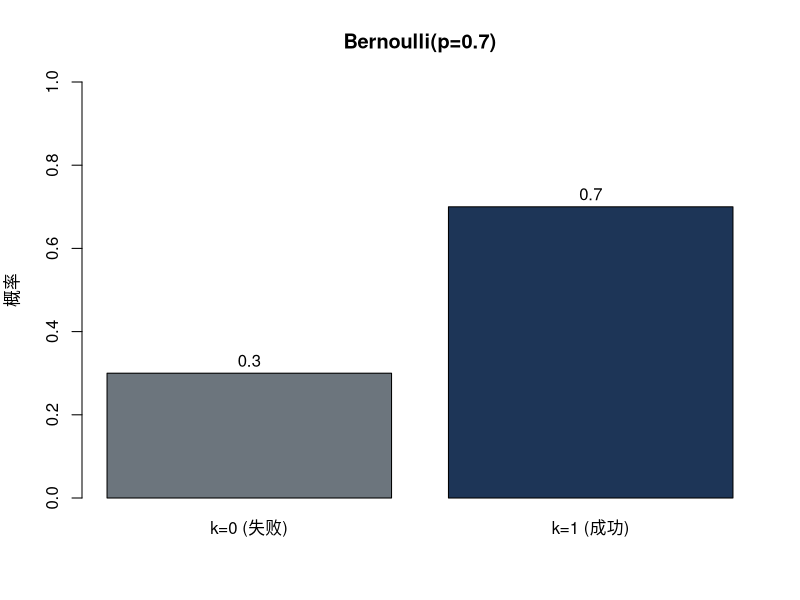
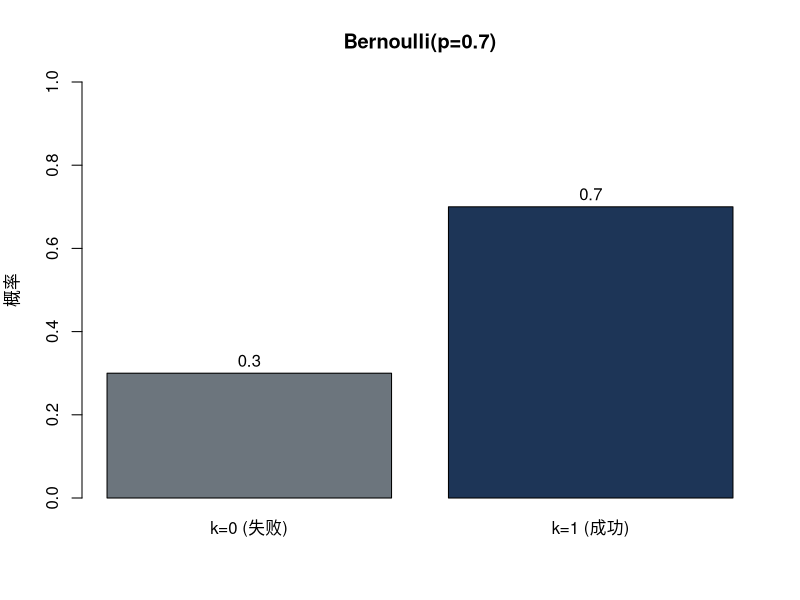
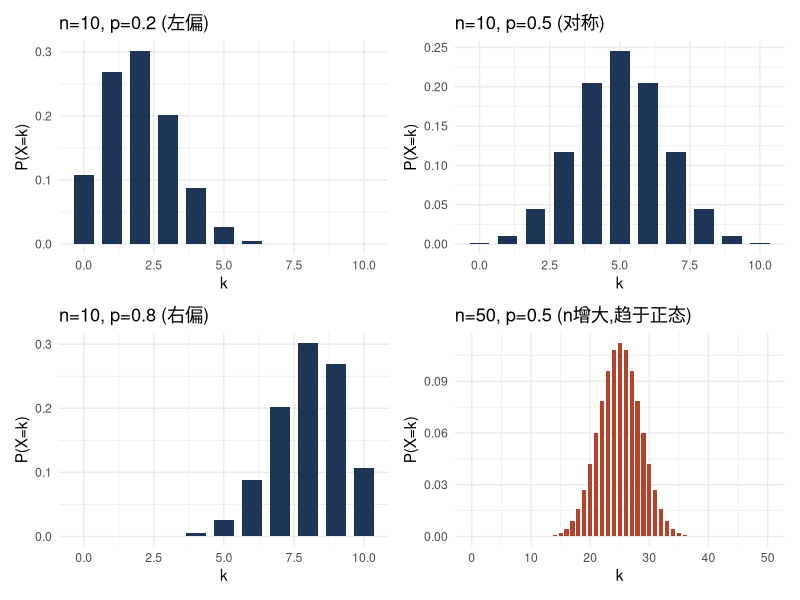
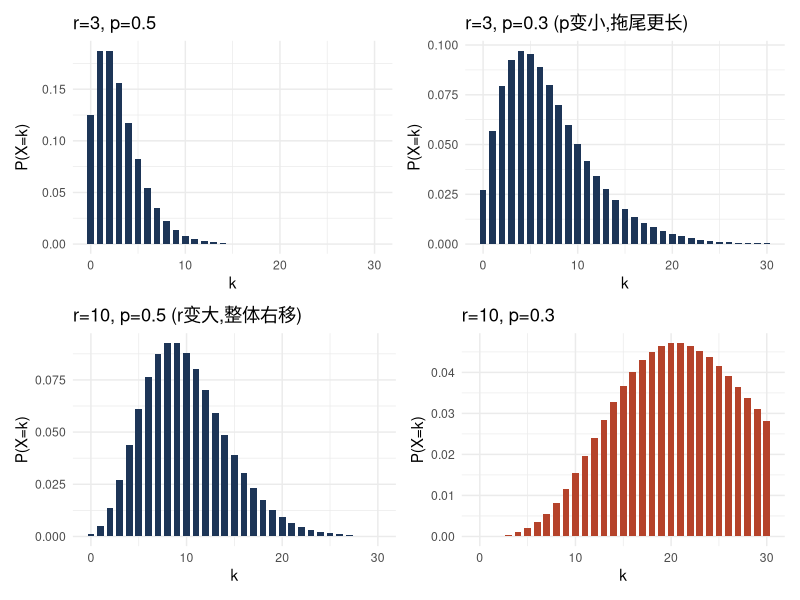
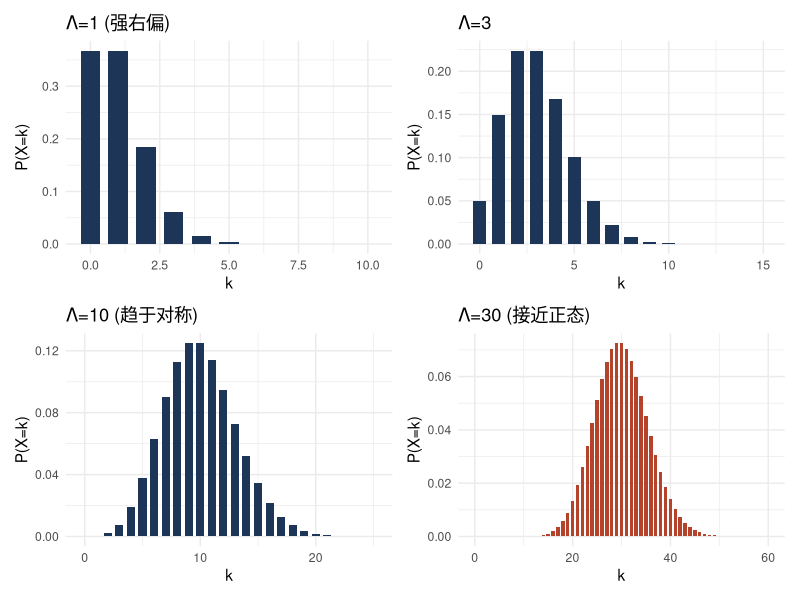
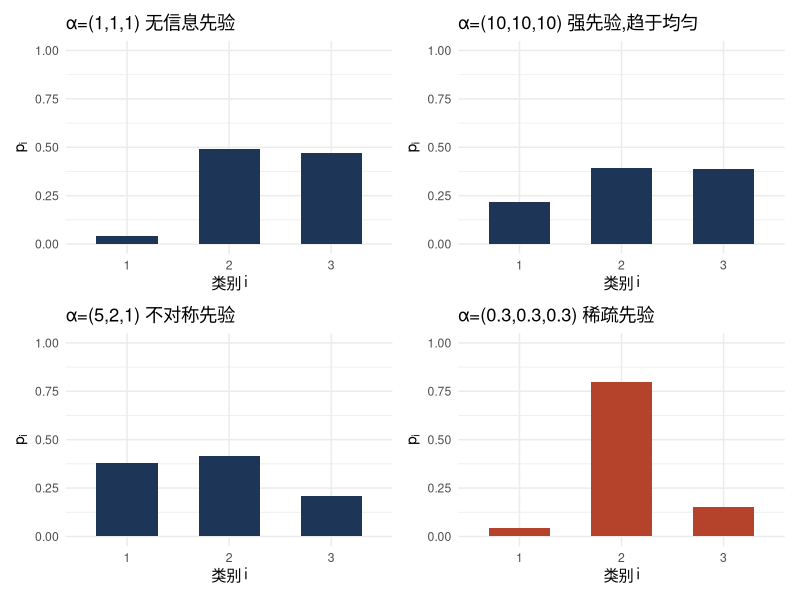
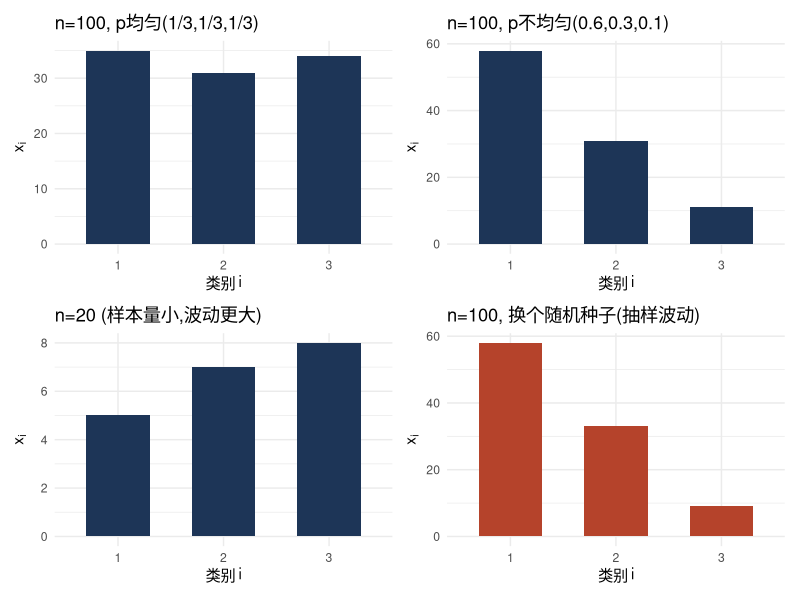
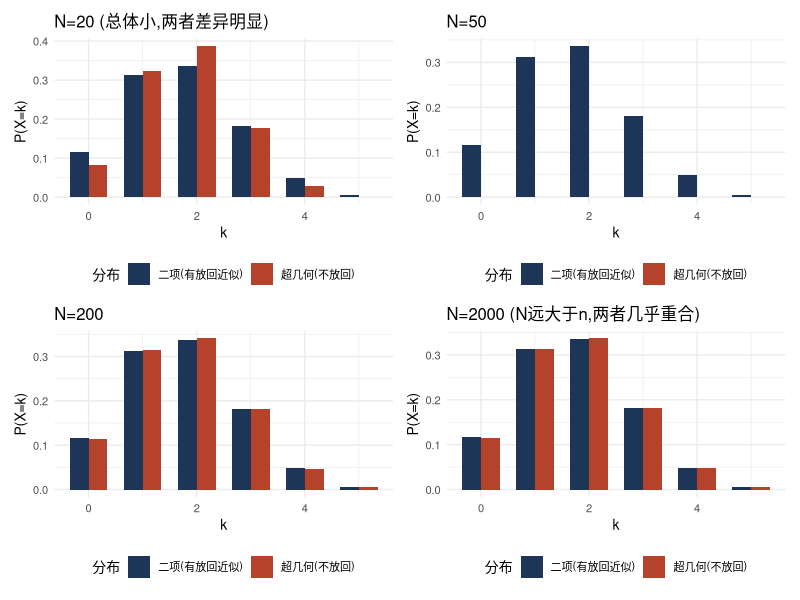

Write the R code that produced these figures, in order.
## ---- chunk 1
p1=dbinom(5,10,1/2)*.1 
p2=dbinom(5,10,1/4)*.9 
(post=p1/(p1+p2) )
## ---- chunk 2
#| label: fig-bernoulli
#| fig-cap: "Bernoulli(p=0.7) 分布：只有两个取值，k=0 和 k=1"
#| fig-alt: "柱状图,显示Bernoulli分布在p=0.7时的两根柱子,k=0高度0.3,k=1高度0.7"

p <- 0.7
x <- c(0, 1)
probs <- dbinom(x, size = 1, prob = p)  # Bernoulli 就是 size=1 的二项分布

barplot(probs, names.arg = c("k=0 (失败)", "k=1 (成功)"),
        col = c("#6C757D", "#1D3557"),
        ylim = c(0, 1),
        main = paste0("Bernoulli(p=", p, ")"),
        ylab = "概率")
text(x = c(0.7, 1.9), y = probs + 0.03, labels = round(probs, 2))
## ---- chunk 3
p <- 0.7
x <- c(0, 1)
probs <- dbinom(x, size = 1, prob = p)  # Bernoulli 就是 size=1 的二项分布

barplot(probs, names.arg = c("k=0 (失败)", "k=1 (成功)"),
        col = c("#6C757D", "#1D3557"),
        ylim = c(0, 1),
        main = paste0("Bernoulli(p=", p, ")"),
        ylab = "概率")
text(x = c(0.7, 1.9), y = probs + 0.03, labels = round(probs, 2))
## ---- chunk 4
#| label: fig-binomial-shapes
#| fig-cap: "二项分布的四种代表性形状：n、p 不同,分布的偏态和集中程度也不同"
#| fig-alt: "四宫格图,分别展示n=10不同p值下的左偏/对称/右偏分布,以及n=50时分布趋近正态的效果"
#| fig-width: 9
#| fig-height: 7

library(ggplot2)
library(patchwork)

make_binom_plot <- function(n, p, title) {
  df <- data.frame(x = 0:n, prob = dbinom(0:n, n, p))
  ggplot(df, aes(x = x, y = prob)) +
    geom_col(fill = "#1D3557", width = 0.7) +
    labs(title = title, x = "k", y = "P(X=k)") +
    theme_minimal(base_size = 11)
}

p1 <- make_binom_plot(10, 0.2, "n=10, p=0.2 (左偏)")
p2 <- make_binom_plot(10, 0.5, "n=10, p=0.5 (对称)")
p3 <- make_binom_plot(10, 0.8, "n=10, p=0.8 (右偏)")
p4 <- make_binom_plot(50, 0.5, "n=50, p=0.5 (n增大,趋于正态)") +
  geom_col(fill = "#B5432B", width = 0.7)

(p1 | p2) / (p3 | p4)   # patchwork 的排版语法: | 左右拼, / 上下拼
## ---- chunk 5
#| label: fig-negbinom-shapes
#| fig-cap: "负二项分布的形状随 r 和 p 变化"
#| fig-alt: "四宫格图,展示不同r、p组合下负二项分布的形状差异"
#| fig-width: 9
#| fig-height: 7

library(ggplot2)
library(patchwork)

make_negbinom_plot <- function(r, p, title, kmax = 30) {
  df <- data.frame(x = 0:kmax, prob = dnbinom(0:kmax, size = r, prob = p))
  ggplot(df, aes(x = x, y = prob)) +
    geom_col(fill = "#1D3557", width = 0.7) +
    labs(title = title, x = "k", y = "P(X=k)") +
    theme_minimal(base_size = 11)
}

p1 <- make_negbinom_plot(3, 0.5, "r=3, p=0.5")
p2 <- make_negbinom_plot(3, 0.3, "r=3, p=0.3 (p变小,拖尾更长)")
p3 <- make_negbinom_plot(10, 0.5, "r=10, p=0.5 (r变大,整体右移)")
p4 <- make_negbinom_plot(10, 0.3, "r=10, p=0.3") +
  geom_col(fill = "#B5432B", width = 0.7)

(p1 | p2) / (p3 | p4)
## ---- chunk 6
#| label: fig-poisson-shapes
#| fig-cap: "Poisson 分布的形状随 Λ 变化：Λ 越大,分布越向右移、越接近对称"
#| fig-alt: "四宫格图,展示不同Lambda值下Poisson分布从右偏到近似对称的形状变化"
#| fig-width: 9
#| fig-height: 7

library(ggplot2)
library(patchwork)

make_pois_plot <- function(lambda, title, kmax) {
  df <- data.frame(x = 0:kmax, prob = dpois(0:kmax, lambda = lambda))
  ggplot(df, aes(x = x, y = prob)) +
    geom_col(fill = "#1D3557", width = 0.7) +
    labs(title = title, x = "k", y = "P(X=k)") +
    theme_minimal(base_size = 11)
}

p1 <- make_pois_plot(1, "Λ=1 (强右偏)", kmax = 10)
p2 <- make_pois_plot(3, "Λ=3", kmax = 15)
p3 <- make_pois_plot(10, "Λ=10 (趋于对称)", kmax = 25)
p4 <- make_pois_plot(30, "Λ=30 (接近正态)", kmax = 60) +
  geom_col(fill = "#B5432B", width = 0.7)

(p1 | p2) / (p3 | p4)
## ---- chunk 7
#| label: fig-dirichlet-samples
#| fig-cap: "Dirichlet(α) 先验的抽样示例：α 的大小和相对比例,决定了类别概率p的分布形态"
#| fig-alt: "四宫格图,展示不同alpha参数下从Dirichlet分布抽样得到的类别概率条形图"
#| fig-width: 9
#| fig-height: 7

library(ggplot2)
library(patchwork)

# base R 没有内置 rdirichlet，用 rgamma 手写（标准做法，不依赖额外包）
rdirichlet_manual <- function(n, alpha) {
  k <- length(alpha)
  samples <- matrix(rgamma(n * k, shape = alpha, rate = 1), ncol = k, byrow = TRUE)
  samples / rowSums(samples)
}

make_dirichlet_plot <- function(alpha, title, seed = 1) {
  set.seed(seed)
  p <- rdirichlet_manual(1, alpha)
  df <- data.frame(category = factor(seq_along(alpha)), prob = as.vector(p))
  ggplot(df, aes(x = category, y = prob)) +
    geom_col(fill = "#1D3557", width = 0.6) +
    ylim(0, 1) +
    labs(title = title, x = "类别 i", y = expression(p[i])) +
    theme_minimal(base_size = 11)
}

p1 <- make_dirichlet_plot(c(1,1,1), "α=(1,1,1) 无信息先验")
p2 <- make_dirichlet_plot(c(10,10,10), "α=(10,10,10) 强先验,趋于均匀")
p3 <- make_dirichlet_plot(c(5,2,1), "α=(5,2,1) 不对称先验")
p4 <- make_dirichlet_plot(c(0.3,0.3,0.3), "α=(0.3,0.3,0.3) 稀疏先验") +
  geom_col(fill = "#B5432B", width = 0.6)

(p1 | p2) / (p3 | p4)
## ---- chunk 8
#| label: fig-multinomial-samples
#| fig-cap: "多项分布抽样示例：固定 n,不同 p 组合下各类别的实际计数"
#| fig-alt: "四宫格图,展示相同试验次数n下不同概率向量p产生的各类别计数条形图"
#| fig-width: 9
#| fig-height: 7

library(ggplot2)
library(patchwork)

make_multi_plot <- function(n, p, title, seed = 1) {
  set.seed(seed)
  x <- as.vector(rmultinom(1, size = n, prob = p))
  df <- data.frame(category = factor(seq_along(p)), count = x)
  ggplot(df, aes(x = category, y = count)) +
    geom_col(fill = "#1D3557", width = 0.6) +
    labs(title = title, x = "类别 i", y = expression(x[i])) +
    theme_minimal(base_size = 11)
}

p1 <- make_multi_plot(100, c(1/3,1/3,1/3), "n=100, p均匀(1/3,1/3,1/3)")
p2 <- make_multi_plot(100, c(0.6,0.3,0.1), "n=100, p不均匀(0.6,0.3,0.1)")
p3 <- make_multi_plot(20,  c(1/3,1/3,1/3), "n=20 (样本量小,波动更大)")
p4 <- make_multi_plot(100, c(0.6,0.3,0.1), "n=100, 换个随机种子(抽样波动)", seed = 7) +
  geom_col(fill = "#B5432B", width = 0.6)

(p1 | p2) / (p3 | p4)

## ---- chunk 9
#| label: fig-hypergeom-vs-binom
#| fig-cap: "超几何分布 vs 二项分布：当 N 远大于 n 时(不放回抽样接近有放回抽样),两者趋于一致"
#| fig-alt: "四宫格图,对比超几何分布和二项分布在总体规模N不同时的形状差异,展示N增大时两者趋同的效果"
#| fig-width: 9
#| fig-height: 7

library(ggplot2)
library(patchwork)

# 注意 R 的 dhyper(x, m, n, k) 参数名和书中记号不同:
#   m = K (总体中具有特征的个数), n = N-K (不具有特征的个数), k = 抽取次数(书中的n)
make_compare_plot <- function(N, K, ndraw, title) {
  x <- 0:ndraw
  df <- data.frame(
    x = rep(x, 2),
    prob = c(dhyper(x, m = K, n = N - K, k = ndraw),
             dbinom(x, size = ndraw, prob = K / N)),
    分布 = rep(c("超几何(不放回)", "二项(有放回近似)"), each = length(x))
  )
  ggplot(df, aes(x = x, y = prob, fill = 分布)) +
    geom_col(position = "dodge", width = 0.7) +
    scale_fill_manual(values = c("#1D3557", "#B5432B")) +
    labs(title = title, x = "k", y = "P(X=k)") +
    theme_minimal(base_size = 10) +
    theme(legend.position = "bottom")
}

p1 <- make_compare_plot(N = 20,  K = 7, ndraw = 5, "N=20 (总体小,两者差异明显)")
p2 <- make_compare_plot(N = 50,  K = 17.5, ndraw = 5, "N=50")
p3 <- make_compare_plot(N = 200, K = 70, ndraw = 5, "N=200")
p4 <- make_compare_plot(N = 2000, K = 700, ndraw = 5, "N=2000 (N远大于n,两者几乎重合)")

(p1 | p2) / (p3 | p4)
## ---- chunk 10
#| label: fig-geometric-shapes
#| fig-cap: "几何分布的形状随 p 变化：p 越小,需要等待的试验次数越长、拖尾越长"
#| fig-alt: "四宫格图,展示不同成功概率p下几何分布从快速衰减到长尾拖延的形状变化"
#| fig-width: 9
#| fig-height: 7

library(ggplot2)
library(patchwork)

# 注意: R的dgeom(x,prob)中x是"失败次数"(0,1,2,...)
# 书中的k是"总试验次数"(1,2,3,...), 换算关系: 书中k = R的x + 1
make_geom_plot <- function(p, title, kmax) {
  k <- 1:kmax                      # 书中的 k(总试验次数)
  probs <- dgeom(k - 1, prob = p)  # 转换成 R 的 x = k - 1(失败次数)再调用
  df <- data.frame(k = k, prob = probs)
  ggplot(df, aes(x = k, y = prob)) +
    geom_col(fill = "#1D3557", width = 0.7) +
    labs(title = title, x = "k (总试验次数)", y = "P(K=k)") +
    theme_minimal(base_size = 11)
}

p1 <- make_geom_plot(0.7, "p=0.7 (成功率高,很快结束)", kmax = 10)
p2 <- make_geom_plot(0.5, "p=0.5", kmax = 15)
p3 <- make_geom_plot(0.3, "p=0.3", kmax = 20)
p4 <- make_geom_plot(0.1, "p=0.1 (成功率低,长尾拖延)", kmax = 40) +
  geom_col(fill = "#B5432B", width = 0.7)

(p1 | p2) / (p3 | p4)
## ---- chunk 11
#| label: fig-normal-normal-update
#| fig-cap: "正态-正态共轭更新(情况a):方差已知,随n增大,后验分布如何从先验逐步收缩、逼近真实均值"
#| fig-alt: "四宫格图,展示样本量n从0到50时,均值mu的后验分布逐渐变窄并向真实值靠拢的过程"
#| fig-width: 9
#| fig-height: 7

library(ggplot2)
library(patchwork)

set.seed(1)
true_mu <- 5
sigma_sq <- 4                       # 已知的观测方差
mu0 <- 0; sigma0_sq <- 100          # 先验很弱(方差大=不确定)
x_all <- rnorm(50, mean = true_mu, sd = sqrt(sigma_sq))

make_posterior_plot <- function(n, title) {
  if (n == 0) {
    post_mean <- mu0; post_var <- sigma0_sq
  } else {
    x <- x_all[1:n]
    post_var <- 1 / (1/sigma0_sq + n/sigma_sq)
    post_mean <- post_var * (mu0/sigma0_sq + sum(x)/sigma_sq)
  }
  grid <- seq(-10, 15, length.out = 300)
  df <- data.frame(mu = grid, density = dnorm(grid, post_mean, sqrt(post_var)))
  ggplot(df, aes(x = mu, y = density)) +
    geom_line(color = "#1D3557", linewidth = 1) +
    geom_vline(xintercept = true_mu, linetype = "dashed", color = "#B5432B") +
    labs(title = title, x = expression(mu), y = "后验密度") +
    theme_minimal(base_size = 11)
}

p1 <- make_posterior_plot(0,  "n=0 (只有先验,很平坦)")
p2 <- make_posterior_plot(3,  "n=3 (少量数据,开始收缩)")
p3 <- make_posterior_plot(10, "n=10 (更集中,更靠近真值)")
p4 <- make_posterior_plot(50, "n=50 (高度集中于真值附近)")

(p1 | p2) / (p3 | p4)
## ---- chunk 12
#| label: fig-gamma-shapes
#| fig-cap: "Gamma分布的形状随 α(形状参数)、β(速率参数)变化"
#| fig-alt: "四宫格图,展示不同alpha和beta参数组合下Gamma分布从指数型衰减到类正态峰形的形状变化"
#| fig-width: 9
#| fig-height: 7

library(ggplot2)
library(patchwork)

make_gamma_plot <- function(alpha, beta, title, xmax) {
  x <- seq(0.001, xmax, length.out = 300)
  df <- data.frame(x = x, density = dgamma(x, shape = alpha, rate = beta))
  ggplot(df, aes(x = x, y = density)) +
    geom_area(fill = "#1D3557", alpha = 0.7) +
    geom_line(color = "#1D3557", linewidth = 0.8) +
    labs(title = title, x = "x", y = "f(x)") +
    theme_minimal(base_size = 11)
}

p1 <- make_gamma_plot(1, 1, "α=1, β=1 (退化为指数分布)", xmax = 6)
p2 <- make_gamma_plot(2, 1, "α=2, β=1 (开始出现峰形)", xmax = 8)
p3 <- make_gamma_plot(5, 1, "α=5, β=1 (更对称,类似正态)", xmax = 15)
p4 <- make_gamma_plot(5, 2, "α=5, β=2 (β增大,整体左移变窄)", xmax = 10) +
  geom_area(fill = "#B5432B", alpha = 0.7) + geom_line(color = "#B5432B", linewidth = 0.8)

(p1 | p2) / (p3 | p4)
## ---- chunk 13
#| label: fig-exponential-shapes
#| fig-cap: "指数分布的形状随速率 Λ 变化：Λ 越大,概率质量越快衰减、越集中在小x附近"
#| fig-alt: "四宫格图,展示不同速率参数Lambda下指数分布从快速衰减到缓慢拖尾的形状变化"
#| fig-width: 9
#| fig-height: 7

library(ggplot2)
library(patchwork)

make_exp_plot <- function(lambda, title, xmax) {
  x <- seq(0, xmax, length.out = 300)
  df <- data.frame(x = x, density = dexp(x, rate = lambda))
  ggplot(df, aes(x = x, y = density)) +
    geom_area(fill = "#1D3557", alpha = 0.7) +
    geom_line(color = "#1D3557", linewidth = 0.8) +
    labs(title = title, x = "x", y = "f(x)") +
    theme_minimal(base_size = 11)
}

p1 <- make_exp_plot(2,   "Λ=2 (快速衰减)", xmax = 4)
p2 <- make_exp_plot(1,   "Λ=1", xmax = 6)
p3 <- make_exp_plot(0.5, "Λ=0.5", xmax = 10)
p4 <- make_exp_plot(0.2, "Λ=0.2 (缓慢拖尾)", xmax = 20) +
  geom_area(fill = "#B5432B", alpha = 0.7) + geom_line(color = "#B5432B", linewidth = 0.8)

(p1 | p2) / (p3 | p4)
## ---- chunk 14
#| label: fig-invgamma-shapes
#| fig-cap: "逆Gamma分布的形状随 α、β 变化：常用作方差参数的共轭先验,注意它的重尾特性"
#| fig-alt: "四宫格图,展示不同alpha和beta参数组合下逆Gamma分布的形状差异,体现其右侧重尾特性"
#| fig-width: 9
#| fig-height: 7

library(ggplot2)
library(patchwork)

# base R 没有内置 dinvgamma，手写(标准做法：Y~Gamma, X=1/Y 变换)
dinvgamma <- function(x, alpha, beta) {
  beta^alpha / gamma(alpha) * x^(-alpha - 1) * exp(-beta / x)
}

make_invgamma_plot <- function(alpha, beta, title, xmax) {
  x <- seq(0.01, xmax, length.out = 300)
  df <- data.frame(x = x, density = dinvgamma(x, alpha, beta))
  ggplot(df, aes(x = x, y = density)) +
    geom_area(fill = "#1D3557", alpha = 0.7) +
    geom_line(color = "#1D3557", linewidth = 0.8) +
    labs(title = title, x = "x", y = "f(x)") +
    theme_minimal(base_size = 11)
}

p1 <- make_invgamma_plot(2, 1, "α=2, β=1", xmax = 5)
p2 <- make_invgamma_plot(2, 3, "α=2, β=3 (β增大,整体右移)", xmax = 8)
p3 <- make_invgamma_plot(5, 3, "α=5, β=3 (α增大,峰更集中)", xmax = 5)
p4 <- make_invgamma_plot(1, 1, "α=1, β=1 (α小,重尾更明显)", xmax = 10) +
  geom_area(fill = "#B5432B", alpha = 0.7) + geom_line(color = "#B5432B", linewidth = 0.8)

(p1 | p2) / (p3 | p4)
## ---- chunk 15
#| label: fig-beta-shapes
#| fig-cap: "Beta分布的形状随 α、β 变化：这是本书前面几乎所有比例类参数的共轭先验"
#| fig-alt: "四宫格图,展示不同alpha和beta参数组合下Beta分布从均匀到左偏、右偏、U形的形状变化"
#| fig-width: 9
#| fig-height: 7

library(ggplot2)
library(patchwork)

make_beta_plot <- function(alpha, beta, title) {
  x <- seq(0.001, 0.999, length.out = 300)
  df <- data.frame(x = x, density = dbeta(x, alpha, beta))
  ggplot(df, aes(x = x, y = density)) +
    geom_area(fill = "#1D3557", alpha = 0.7) +
    geom_line(color = "#1D3557", linewidth = 0.8) +
    labs(title = title, x = "x", y = "f(x)") +
    theme_minimal(base_size = 11)
}

p1 <- make_beta_plot(1, 1, "α=1, β=1 (退化为均匀分布)")
p2 <- make_beta_plot(2, 5, "α=2, β=5 (左偏,偏向小x)")
p3 <- make_beta_plot(5, 2, "α=5, β=2 (右偏,偏向大x)")
p4 <- make_beta_plot(0.5, 0.5, "α=0.5, β=0.5 (U形,两端极化)") +
  geom_area(fill = "#B5432B", alpha = 0.7) + geom_line(color = "#B5432B", linewidth = 0.8)

(p1 | p2) / (p3 | p4)
## ---- chunk 16
#| label: fig-dirichlet-beta-equivalence
#| fig-cap: "验证：k=2 时 Dirichlet(α1,α2) 退化为 Beta(α1,α2)"
#| fig-alt: "对比图,展示k=2维Dirichlet分布第一分量的抽样直方图与理论Beta分布密度曲线完全重合"
#| fig-width: 7
#| fig-height: 5

library(ggplot2)

rdirichlet_manual <- function(n, alpha) {
  k <- length(alpha)
  samples <- matrix(rgamma(n * k, shape = alpha, rate = 1), ncol = k, byrow = TRUE)
  samples / rowSums(samples)
}

set.seed(1)
alpha1 <- 3; alpha2 <- 5
samples <- rdirichlet_manual(50000, c(alpha1, alpha2))
df <- data.frame(x = samples[, 1])

ggplot(df, aes(x = x)) +
  geom_histogram(aes(y = after_stat(density)), bins = 60,
                  fill = "#1D3557", alpha = 0.6) +
  stat_function(fun = dbeta, args = list(shape1 = alpha1, shape2 = alpha2),
                color = "#B5432B", linewidth = 1) +
  labs(title = "Dirichlet(3,5) 第一分量的抽样直方图 vs Beta(3,5) 理论曲线",
       x = "x", y = "密度") +
  theme_minimal(base_size = 11)
